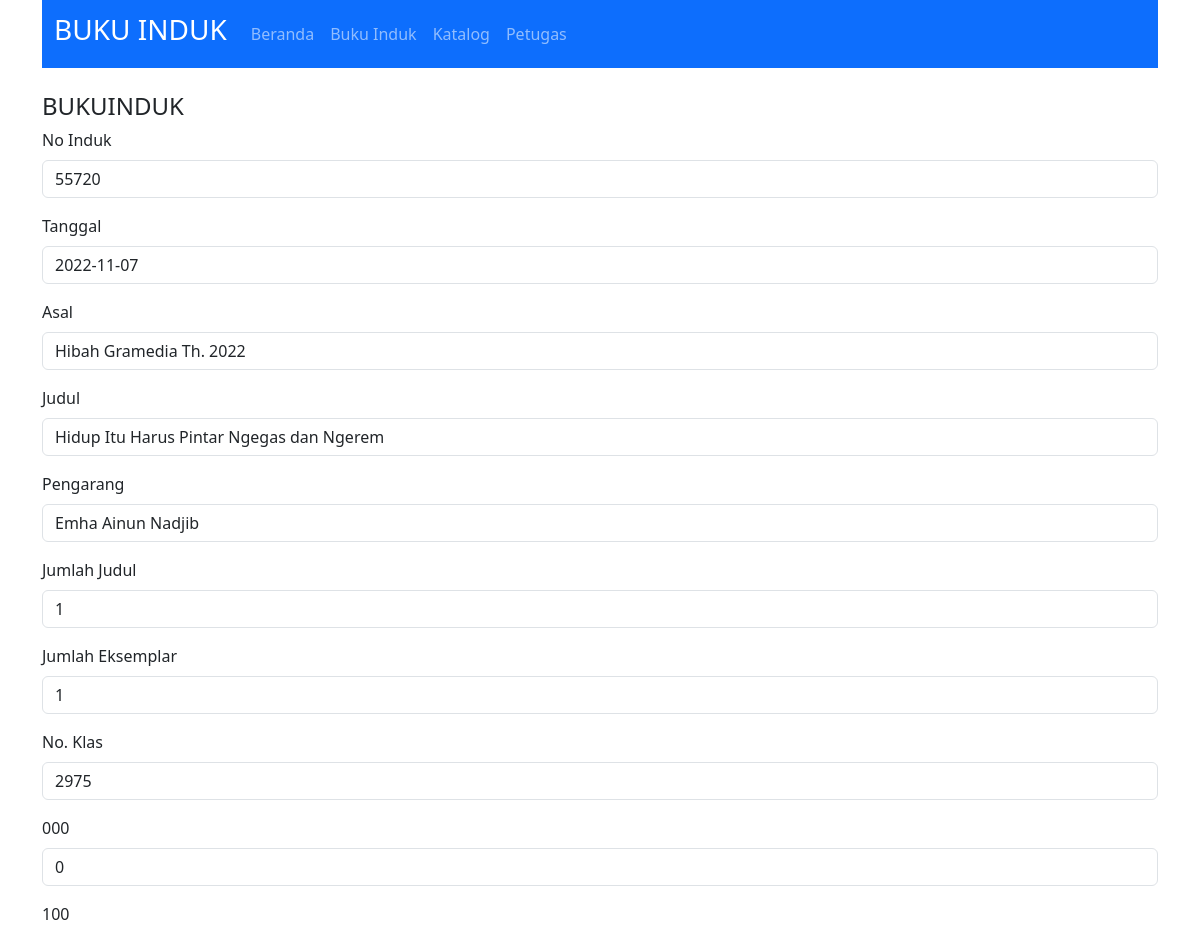
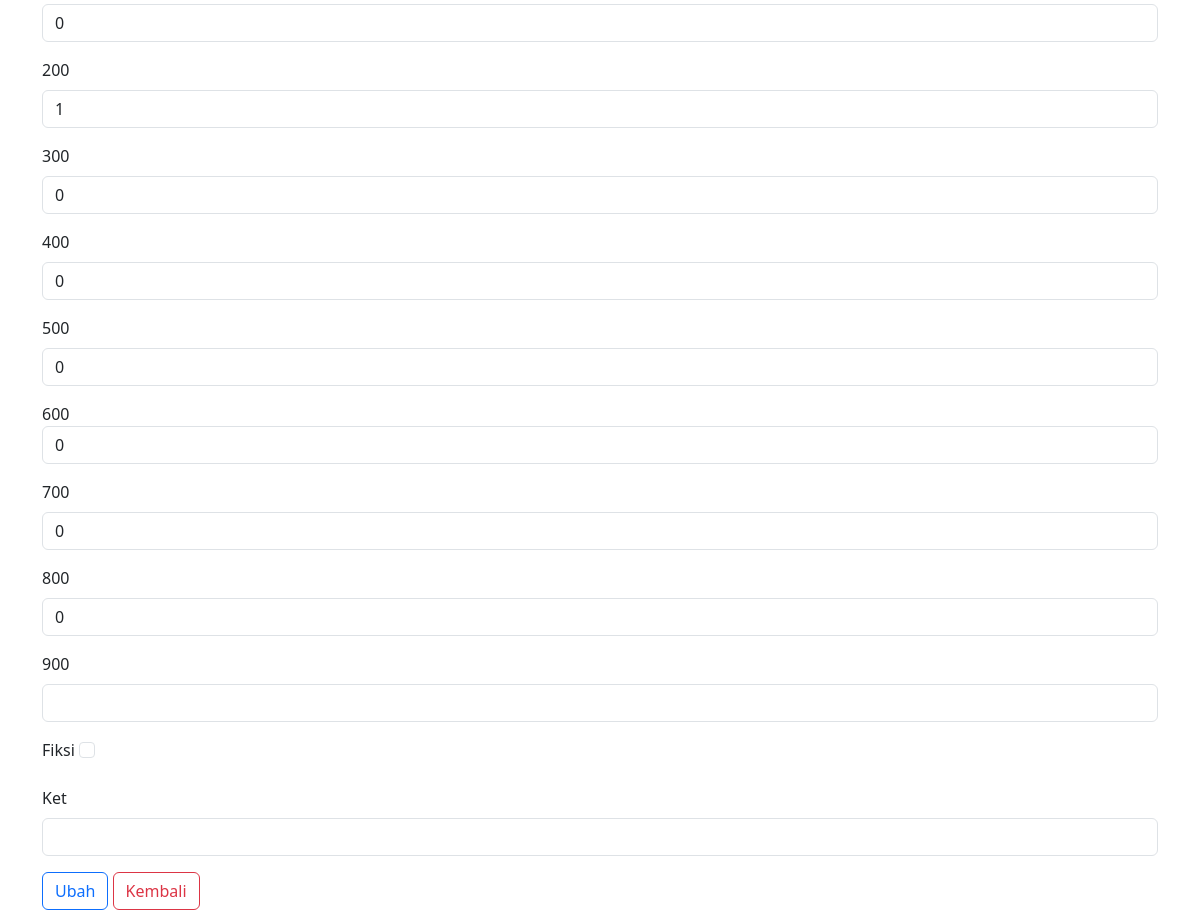
/index.php?target=bukuinduk&act=edit_bukuinduk&id=55720, run on the app's committed database (2 pictures, top to bottom).
### tables this page shows
CREATE TABLE `bukuinduk` (
  `no_induk` int(11) NOT NULL,
  `tanggal` date NOT NULL,
  `asal` varchar(50) NOT NULL,
  `judul` varchar(50) NOT NULL,
  `pengarang` varchar(50) NOT NULL,
  `jml_judul` int(11) NOT NULL,
  `jml_eks` int(11) NOT NULL,
  `no_klas` int(11) NOT NULL,
  `kry_umum` int(2) NOT NULL,
  `filsafat` int(2) NOT NULL,
  `agama` int(2) NOT NULL,
  `ilmu_sosial` int(2) NOT NULL,
  `bahasa` int(2) NOT NULL,
  `ilmu_murni` int(2) NOT NULL,
  `ilmu_terapan` int(2) NOT NULL,
  `seni_olahraga` int(2) NOT NULL,
  `kesusastraan` int(11) NOT NULL,
  `sejarah_geografi` int(11) NOT NULL,
  `fiksi` varchar(25) NOT NULL,
  `ket` text NOT NULL
);

### Config/Query_builder.php (called while the page is built, shortened)
<?php
class Query_builder implements Query
{
    private $v_db, $v_table, $v_select, $v_join, $v_where, $v_order_by, $v_query,
        $v_insert, $v_update, $v_delete;
    public function __construct($dataKoneksi)
    {
        $this->v_db = new \mysqli($dataKoneksi['host'], $dataKoneksi['username'], $dataKoneksi['password'], $dataKoneksi['database']);
    }
    public function table($table)
    {
        $this->v_table = $table;
        return $this;
    }
    public function where($where)
    {
        if (is_array($where)) {
            $this->v_where = " WHERE ";
            foreach ($where as $key => $value) {
                $this->v_where .= $key . " = " . $value;
                if ($key == array_key_last($where)) {
                    $this->v_where .= "";
                } else {
                    $this->v_where .= " AND ";
                }
            }
        } else {
            $this->v_where = " WHERE ";
            $this->v_where .= $where;
        }
        return $this;
    }
    public function get()
    {
        $this->v_query = "SELECT ";
        if (!empty($this->v_select)) {
            $this->v_query .= $this->v_select . " ";
        } else {
            $this->v_query .= " * ";
        }
        $this->v_query .= " FROM " . $this->v_table . " ";
        if (!empty($this->v_where)) {
            $this->v_query .= $this->v_where . " ";
        }
        return $this;
    }
    public function rowArray()
    {
        $data = $this->v_db->query($this->v_query);
        $row = $data->fetch_array();
        return $row;
    }
}

### App/BukuInduk.php (the view, shortened to what this page needs)
<?php
class BukuInduk
{
    private $db;
    public function __construct($con)
    {
        $this->db = new Query_builder($con);
    }
    public function edit($id)
    {
        $r = $this->db->table('bukuinduk')->where("no_induk='$id'")->get()->rowArray();
        $res = '<form action="?target=bukuinduk&act=update_bukuinduk" method="post">
                <input type="hidden" class="form-control" id="param" name="param" value="' . $r['no_induk'] . '">
                    <div class="mb-3">
                        <label for="no_induk" class="form-label">No Induk</label>
                        <input type="text" class="form-control" id="no_induk" name="no_induk" value="' . $r['no_induk'] . '">
                    </div>
                    <div class="mb-3">
                        <label for="tanggal" class="form-label">Tanggal</label>
                        <input type="tanggal" class="form-control" id="tanggal" name="tanggal" value="' . $r['tanggal'] . '">
                    </div>
                    <div class="mb-3">
                        <label for="asal" class="form-label">Asal</label>
                        <input type="text" class="form-control" id="asal" name="asal" value="' . $r['asal'] . '">
                    </div>
                    <div class="mb-3">
                        <label for="judul" class="form-label">Judul</label>
                        <input type="text" class="form-control" id="judul" name="judul" value="' . $r['judul'] . '">
                    </div>
                    <div class="mb-3">
                        <label for="pengarang" class="form-label">Pengarang</label>
                        <input type="text" class="form-control" id="pengarang" name="pengarang" value="' . $r['pengarang'] . '">
                    </div>
                    <div class="mb-3">
                        <label for="jml_judul" class="form-label">Jumlah Judul</label>
                        <input type="text" class="form-control" id="jml_judul" name="jml_judul" value="' . $r['jml_judul'] . '">
                    </div>
                    <div class="mb-3">
                        <label for="jlm_eks" class="form-label">Jumlah Eksemplar</label>
                        <input type="text" class="form-control" id="jml_eks" name="jml_eks" value="' . $r['jml_eks'] . '">
                    </div>
                    <div class="mb-3">
                        <label for="no_klas" class="form-label">No. Klas</label>
                        <input type="text" class="form-control" id="no_klas" name="no_klas" value="' . $r['no_klas'] . '">
                    </div>
                    <div class="mb-3">
                        <label for="kry_umum" class="form-label">000</label>
                        <input type="text" class="form-control" id="kry_umum" name="kry_umum" value="' . $r['kry_umum'] . '">
                    </div>
                    <div class="mb-3">
                        <label for="filsafat" class="form-label">100</label>
                        <input type="text" class="form-control" id="filsafat" name="filsafat" value="' . $r['filsafat'] . '">
                    </div>
                    <div class="mb-3">
                        <label for="agama" class="form-label">200</label>
                        <input type="text" class="form-control" id="agama" name="agama" value="' . $r['agama'] . '">
                    </div>
                    <div class="mb-3">
                        <label for="ilmu_sosial" class="form-label">300</label>
                        <input type="text" class="form-control" id="ilmu_sosial" name="ilmu_sosial" value="' . $r['ilmu_sosial'] . '">
                    </div>
                    <div class="mb-3">
                        <label for="bahasa" class="form-label">400</label>
                        <input type="text" class="form-control" id="bahasa" name="bahasa" value="' . $r['bahasa'] . '">
                    </div>
                    <div class="mb-3">
                        <label for="ilmu_murni" class="form-label">500</label>
                        <input type="text" class="form-control" id="ilmu_murni" name="ilmu_murni" value="' . $r['ilmu_murni'] . '">
                    </div>
                    <div class="mb-3">
                        <label for="ilmu_terapan" class="form_label">600</label>
                        <input type="text" class="form-control" id="ilmu_terapan" name="ilmu_terapan" value="' . $r['ilmu_terapan'] . '">
                    </div>
                    <div class="mb-3">
                        <label for="seni_olahraga" class="form-label">700</label>
                        <input type="text" class="form-control" id="seni_olahraga" name="seni_olahraga" value="' . $r['seni_olahraga'] . '">
                    </div>
                    <div class="mb-3">
                        <label for="kesusastraan" class="form-label">800</label>
                        <input type="text" class="form-control" id="kesusastraan" name="kesusastraan" value="' . $r['kesusastraan'] . '">
                    </div>
                    <div class="mb-3">
                        <label for="sejarah_geografi" class="form-label">900</label>
                        <input type="text" class="form-control" id="sejarah_geografi" name="sejarah_geografi">
                    </div>
                    <div class="mb-3">
                        <label for="fiksi" class="form-label">Fiksi</label>
                        <div class="form-check-inline">
                            <input type="checkbox" class="form-check-input" name="fiksi" id="fiksi" value="1" ' . $this->checkbox($r['fiksi'], 1) . '>
                        </div>
                    </div>
                    <div class="mb-3">
                        <label for="ket" class="form-label">Ket</label>
                        <input type="text" class="form-control" id="ket" name="ket" value="' . $r['ket'] . '">
                    </div>
                    <button type="submit" class="btn btn-outline-primary">Ubah</button>
                    <a href="?target=bukuinduk" class="btn btn-outline-danger">Kembali</a>
                </form>';
        return $res;
    }
    public function checkbox($F)
    {
        return "";
    }
}

### data on the page
bukuinduk: no_induk "55720", tanggal "2022-11-07", asal "Hibah Gramedia Th. 2022", judul "Hidup Itu Harus Pintar Ngegas dan Ngerem", pengarang "Emha Ainun Nadjib", jml_judul "1", jml_eks "1", no_klas "2975", kry_umum "0", filsafat "0", agama "1", ilmu_sosial "0", bahasa "0", ilmu_murni "0", ilmu_terapan "0", seni_olahraga "0", kesusastraan "0"

### other printed values
$value['text'] "Beranda"
$value['text'] "Buku Induk"
$value['text'] "Katalog"
$value['text'] "Petugas"
$target "BUKUINDUK"
